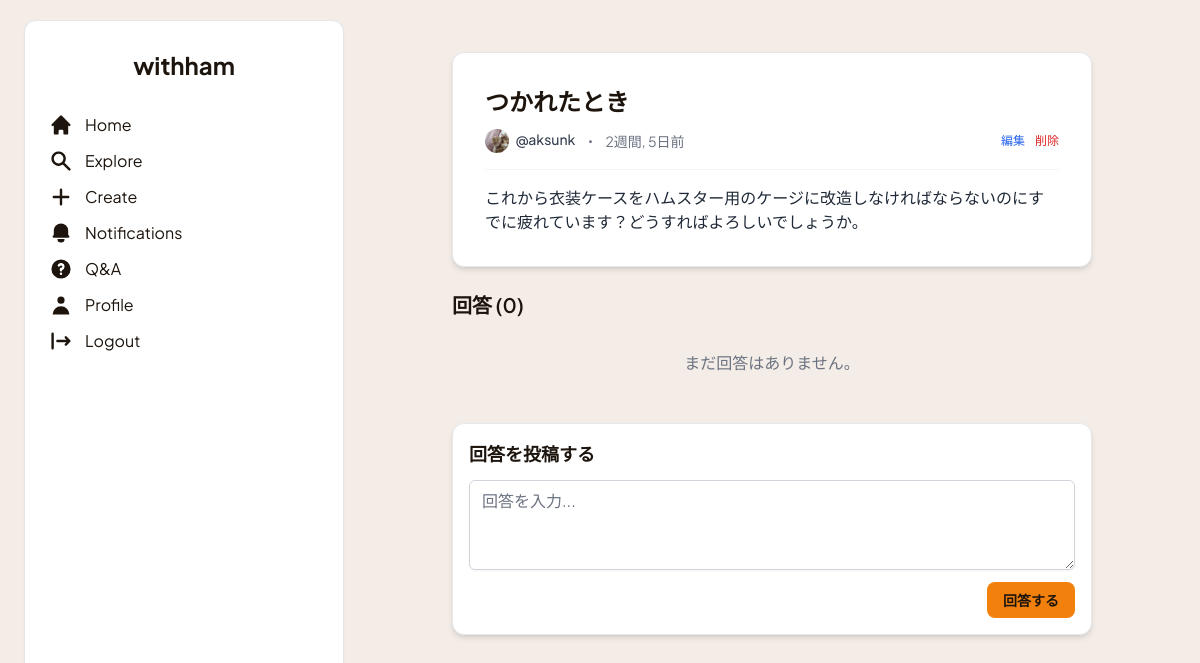
The app's page /questions/1/ (signed in) with its own data.
### withham/models.py (models this page shows, shortened)
class Question(models.Model):
    title = models.CharField("質問タイトル", max_length=200)
    text = models.TextField("質問内容")
    user = models.ForeignKey(User, on_delete=models.CASCADE, related_name='questions', verbose_name='質問者')
    created_at = models.DateTimeField("質問日時", default=timezone.now)
    is_resolved = models.BooleanField("解決済み", default=False)
    class Meta:
        verbose_name = '質問'
        verbose_name_plural = '質問'
        ordering = ['-created_at']

class UserProfile(models.Model):
    user = models.OneToOneField(User, on_delete=models.CASCADE, related_name='profile')
    bio = models.TextField("自己紹介", blank=True, null=True)
    avatar = models.ImageField("プロフィール画像", upload_to='avatars/', null=True, blank=True)
    following = models.ManyToManyField(User, related_name='followers', symmetrical=False, blank=True)

### withham/views.py (the view, shortened to what this page needs)
# urls.py: path('questions/<int:pk>/', views.question_detail, name='question_detail'), # 質問詳細・回答
def question_detail(request, pk):
    question = get_object_or_404(Question, pk=pk)
    answers = question.answers.all().order_by('created_at')
    answer_form = AnswerForm()
    context = {
        'question': question,
        'answers': answers,
        'answer_form': answer_form,
    }
    return render(request, 'withham/question_detail.html', context)

### withham/forms.py
class AnswerForm(forms.ModelForm):
    class Meta:
        model = Answer
        fields = ['text']
        labels = {
            'text': '', # ラベルは非表示にする想定
        }
        widgets = {
            'text': forms.Textarea(attrs={
                'rows': 3, # 少し小さめのテキストエリア
                'placeholder': '回答を入力...',
                'class': 'mt-1 block w-full rounded-md border-gray-300 shadow-sm focus:border-[#f2800d] focus:ring focus:ring-[#f2800d] focus:ring-opacity-50' # Tailwindクラス
            })
        }

### withham/templates/withham/question_detail.html (shortened to what this page needs)
{% extends "withham/base.html" %}
{% load static %}
{% load humanize %}
{% load withham_tags %}
{% block content %}
<div class="max-w-2xl mx-auto mt-8 px-4">
    <div class="bg-white p-6 md:p-8 rounded-xl shadow-md border border-gray-200 mb-6">
        <h2 class="text-2xl font-bold text-[#1c140d] mb-3">{{ question.title }}</h2>
        <div class="flex items-center gap-2 text-sm text-gray-500 mb-4 pb-4 border-b border-gray-100">
             <a href="{% url 'withham:profile_detail' question.user.pk %}" class="hover:underline">
                {% if question.user.profile.avatar %}
                    <img src="{{ question.user.profile.avatar.url }}" class="h-6 w-6 rounded-full object-cover inline-block" alt="{{ question.user.username }}">
                {% else %}
                    <img src="{% static 'images/default_avatar.png' %}" class="h-6 w-6 rounded-full bg-gray-200 object-cover inline-block" alt="デフォルトアバター">
                {% endif %}
                <span class="ml-1 font-medium text-gray-700">@{{ question.user.username }}</span>
            </a>
            <span>・</span>
            <span>{{ question.created_at|timesince }}前</span>
            {% if request.user == question.user %}
                <div class="ml-auto text-xs">
                    <a href="{% url 'withham:question_edit' question.pk %}" class="text-blue-600 hover:underline mr-2">編集</a>
                    <a href="{% url 'withham:question_delete' question.pk %}" class="text-red-600 hover:underline">削除</a>
                </div>
            {% endif %}
        </div>
        <div class="prose prose-sm max-w-none text-gray-800">
            {{ question.text|linebreaksbr }}
        </div>
    </div>
    <h3 class="text-xl font-semibold text-[#1c140d] mb-4">回答 ({{ answers.count }})</h3>
    <div class="space-y-4 mb-8">
        {% for answer in answers %}
            <div class="bg-white p-4 rounded-lg shadow-sm border border-gray-100">
                <div class="flex items-center gap-2 text-xs text-gray-500 mb-2">
                    <a href="{% url 'withham:profile_detail' answer.author.pk %}" class="hover:underline">
                        {% if answer.author.profile.avatar %}
                            <img src="{{ answer.author.profile.avatar.url }}" class="h-6 w-6 rounded-full object-cover inline-block" alt="{{ answer.author.username }}">
                        {% else %}
                            <img src="{% static 'images/default_avatar.png' %}" class="h-6 w-6 rounded-full bg-gray-200 object-cover inline-block" alt="デフォルトアバター">
                        {% endif %}
                        <span class="ml-1 font-medium text-gray-700">@{{ answer.author.username }}</span>
                    </a>
                    <span>・</span>
                    <span>{{ answer.created_at|timesince }}前</span>
                    {% if answer.is_best_answer %}
                         <span class="ml-auto text-yellow-600 bg-yellow-100 px-2 py-0.5 rounded-full font-medium">ベストアンサー</span>
                    {% elif request.user == question.user %}
                         <button class="ml-auto text-xs text-yellow-500 hover:text-yellow-700">ベストアンサーにする</button>
                    {% endif %}
                    {% if request.user == answer.author %}
                        <div class="ml-auto text-xs {% if request.user != question.user %}ml-auto{% endif %}">
                            <a href="#" class="text-blue-600 hover:underline mr-2">編集</a>
                            <a href="#" class="text-red-600 hover:underline">削除</a>
                        </div>
                    {% endif %}
                </div>
                <div class="text-sm text-gray-800 leading-relaxed">
                    {{ answer.text|linebreaksbr }}
                </div>
                 {# <div class="text-right mt-2">
                     <button class="text-xs text-gray-500 hover:text-blue-600">役に立った</button>
                 </div> #}
            </div>
        {% empty %}
            <p class="text-center text-gray-500 py-4">まだ回答はありません。</p>
        {% endfor %}
    </div>
    {% if user.is_authenticated %}
        <div class="bg-white p-4 rounded-xl shadow-md border border-gray-200">
            <h3 class="text-lg font-semibold text-[#1c140d] mb-3">回答を投稿する</h3>
            <form method="post">
                <div class="mb-3">
                    {{ answer_form.text }}
                </div>
                <div class="text-right">
                    <button type="submit" class="inline-block bg-[#f2800d] hover:opacity-90 text-[#1c140d] font-semibold py-2 px-4 rounded-lg text-sm">
                        回答する
                    </button>
                </div>
            </form>
        </div>
    {% else %}
        <p class="text-center text-gray-600 bg-gray-50 p-4 rounded-lg border">
            回答するには<a href="{% url 'withham:login' %}?next={{ request.path }}" class="text-[#f2800d] hover:underline font-medium">ログイン</a>してください。
        </p>
    {% endif %}
</div>
{% endblock %}

### records on screen
Question: title "つかれたとき", user.profile.avatar (picture), user.username "aksunk", created_at "2週間, 5日", text "これから衣装ケースをハムスター用のケージに改造しなければならないのにすでに疲れています？どうすればよろしいでしょうか。"

### other values on screen
{{ answers.count }} "0"
